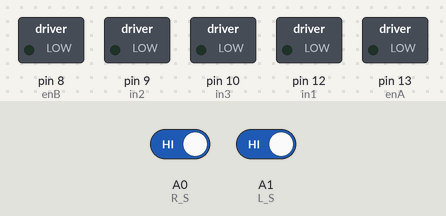
Bench run of a sketch on a simulated Arduino Uno, built with avr-gcc and run on an emulated ATmega328P. On the bench: switched loads named in the sketch (green lamp = pin HIGH). Inputs (shaded band) come from the test bench; at power-on: A0 (R_S) HIGH, A1 (L_S) HIGH.

Above: at 2.2 s.
2.3 s: A0 (R_S) driven LOW
At 3.2 s:
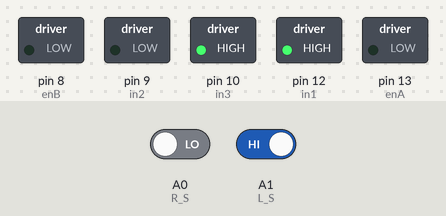
3.8 s: A1 (L_S) driven LOW
At 4.6 s:
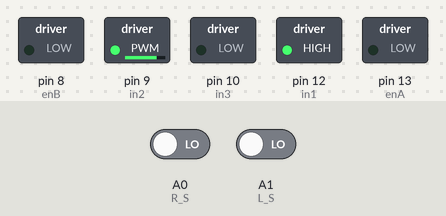
5.3 s: A0 (R_S) driven HIGH
At 6.5 s:
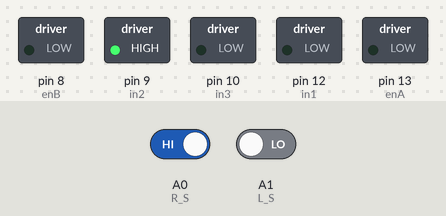
Timing chart, 0 to 8.3 s (numbered marks = the images above; inputs shaded):
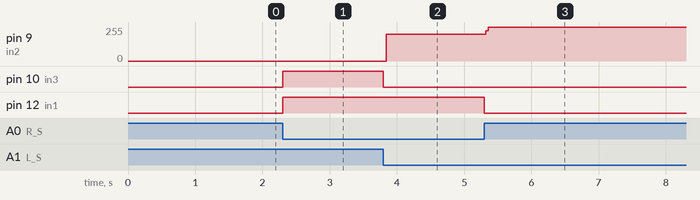

Measured:
- after the input at 2.3 s, pin 10 (in3), pin 12 (in1): LOW → HIGH at once
- after the input at 3.8 s, pin 9 (in2): 0/255 → 200/255 at once; pin 10 (in3): HIGH → LOW at once
- after the input at 5.3 s, pin 9 (in2): 200/255 → 255/255 at once; pin 12 (in1): HIGH → LOW at once

The sketch:

4d.ino
```cpp
#define enA 13//Enable1 L298 Pin enA
#define in1 12 //Motor1  L298 Pin in1
#define in2 9 //Motor1  L298 Pin in1
#define in3 10 //Motor2  L298 Pin in1
#define in4 9//Motor2  L298 Pin in1
#define enB 8 //Enable2 L298 Pin enB

#define R_S A0
#define L_S A1
// Adjustable Speeds
int baseSpeed = 60;
int turningSpeed = 100;
int speedDifference = 40;
void setup(){

pinMode(R_S, INPUT);
pinMode(L_S, INPUT);

pinMode(enA, OUTPUT); // declare as output for L298 Pin enA
pinMode(in1, OUTPUT); // declare as output for L298 Pin in1
pinMode(in2, OUTPUT); // declare as output for L298 Pin in2
pinMode(in3, OUTPUT); // declare as output for L298 Pin in3
pinMode(in4, OUTPUT); // declare as output for L298 Pin in4
pinMode(enB, OUTPUT); // declare as output for L298 Pin enB

analogWrite(enA, baseSpeed); // Motor1 speed
analogWrite(enB, baseSpeed); // Motor2 speed
delay(1000);
}
void loop(){
if((digitalRead(R_S) == 0)&&(digitalRead(L_S) == 0)){forword();}

if((digitalRead(R_S) == 1)&&(digitalRead(L_S) == 0)){turnRight();}

if((digitalRead(R_S) == 0)&&(digitalRead(L_S) == 1)){turnLeft();}

if((digitalRead(R_S) == 1)&&(digitalRead(L_S) == 1)){Stop();}
}

void forword(){  //forword
digitalWrite(in1, HIGH);
digitalWrite(in2, LOW);
digitalWrite(in3, LOW);
digitalWrite(in4, HIGH);
}

void turnRight(){ //turnRight
digitalWrite(in1, LOW);
digitalWrite(in2, HIGH);
digitalWrite(in3, LOW);
digitalWrite(in4, HIGH);
}

void turnLeft(){ //turnLeft
digitalWrite(in1, HIGH);
digitalWrite(in2, LOW);
digitalWrite(in3, HIGH);
digitalWrite(in4, LOW);
}

void Stop(){ //stop
digitalWrite(in1, LOW);
digitalWrite(in2, LOW);
digitalWrite(in3, LOW);
digitalWrite(in4, LOW);
}
```
